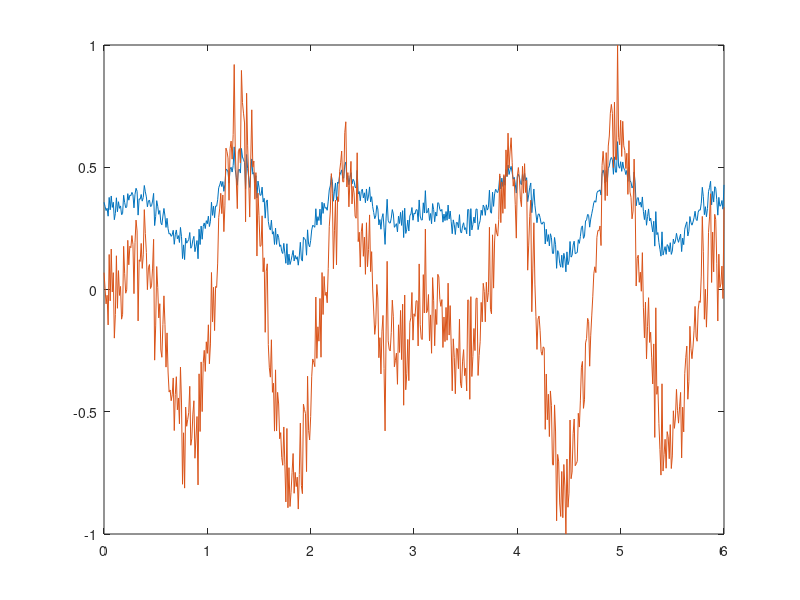

The MATLAB script that drew this image:
close all;
clear all;
clc;

data = load("signal.mat");
x = data.t_and_s(:, 1);
y = data.t_and_s(:, 2);
plot(x, y)

y_min = min(y);
y_max = max(y);
y_norm = 2 * ((y - y_min) / (y_max - y_min)) - 1;

hold on

plot(x, y_norm);

save("signal-norm.mat", "x_norm", "y");